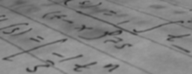
%> input picture citra_test_images/5. Kasus 4/image_04.png, 192 x 74 px, shrunk from 448 x 172 before the run
$ octave image_04.m   (GNU Octave 9; MATLAB toolbox functions it lacks are replaced by stand-ins)
%> lines starting %> are read from the running program, lines starting %| are printed output that depends on the picture; in (x1, y1, x2, y2) boxes, pixels count from 0 and x2, y2 are one past the last pixel; in counts of white or black regions, pixels touching at a corner belong together; the program's own positions count from 1
### src/manual_histogram.m
function [h, p] = manual_histogram(Image)
    % Fungsi menghitung histogram citra berukuran M x N dengan 256 derajat keabuan.
    % Input:
    %   Image : Matriks citra 2D M x N (uint8 atau double)
    % Output:
    %   h : Frekuensi piksel (0..255)
    %   p : Probabilitas atau Normalisasi (float 0.0..1.0)

    % Ambil ukuran citra (M = jumlah baris, N = jumlah kolom)
    [M, N] = size(Image);

    % Inisialisasi h[0..255] dengan 0
    h = zeros(1, 256);

    % Hitung frekuensi piksel
    for i = 1:M
        for j = 1:N
            val = double(Image(i, j));
            h(val + 1) = h(val + 1) + 1;
        end
    end

    % Normalisasi p[i] dengan jumlah seluruh pixel
    n = M * N;
    p = zeros(1, 256);
    for i = 1:256
        p(i) = h(i) / n;
    end
end

### src/manual_linear_filter.m
function ImageOut = manual_linear_filter(Image, Mask, padding_type)
    % Melakukan filtering linear (konvolusi spasial) 2D pada citra grayscale.
    % Input:
    %   Image        : Matriks citra 2D M x N (uint8 atau double)
    %   Mask         : Matriks kernel 2D ukuran ganjil (K x K)
    %   padding_type : Metode padding tepi: 'replicate' (default) atau 'zero' (opsional)
    % Output:
    %   ImageOut     : Matriks citra 2D hasil filtering (uint8)

    if nargin < 3
        padding_type = 'replicate';
    end

    % Konversi citra input ke double untuk perhitungan konvolusi
    ImageDouble = double(Image);
    [M, N] = size(ImageDouble);
    [m_rows, m_cols] = size(Mask);

    % Hitung offset padding dari pusat mask
    pad_r = floor(m_rows / 2);
    pad_c = floor(m_cols / 2);

    % Rotasi mask 180 derajat untuk konvolusi spasial
    MaskRotated = zeros(m_rows, m_cols);
    for r = 1:m_rows
        for c = 1:m_cols
            MaskRotated(r, c) = Mask(m_rows - r + 1, m_cols - c + 1);
        end
    end

    % Membuat matriks padding
    PaddedImage = zeros(M + 2*pad_r, N + 2*pad_c);
    PaddedImage(pad_r + 1 : pad_r + M, pad_c + 1 : pad_c + N) = ImageDouble;

    % Menangani batas tepi
    if strcmpi(padding_type, 'replicate')
        for r = 1:pad_r
            PaddedImage(r, pad_c + 1 : pad_c + N) = ImageDouble(1, :);
            PaddedImage(M + pad_r + r, pad_c + 1 : pad_c + N) = ImageDouble(M, :);
        end
        for c = 1:pad_c
            PaddedImage(:, c) = PaddedImage(:, pad_c + 1);
            PaddedImage(:, N + pad_c + c) = PaddedImage(:, N + pad_c);
        end
    end

    % Proses konvolusi spasial
    ResultDouble = zeros(M, N);
    for i = 1:M
        for j = 1:N
            sub_region = PaddedImage(i : i + m_rows - 1, j : j + m_cols - 1);
            pixel_sum = 0.0;
            for kr = 1:m_rows
                for kc = 1:m_cols
                    pixel_sum = pixel_sum + (sub_region(kr, kc) * MaskRotated(kr, kc));
                end
            end
            ResultDouble(i, j) = pixel_sum;
        end
    end

    % Clipping agar nilai piksel berada di rentang [0, 255]
    for i = 1:M
        for j = 1:N
            val = ResultDouble(i, j);
            if val < 0
                val = 0;
            elseif val > 255
                val = 255;
            end
            ResultDouble(i, j) = val;
        end
    end

    % Casting output ke uint8
    ImageOut = uint8(ResultDouble);
end

### cases/5. Kasus 4/image_04.m
% =========================================================================
% IMAGE ENHANCEMENT (KASUS 4, IMAGE 04)
% =========================================================================
% Note: Sesuaikan input atau metode pada bagian #2 dan #5,
% Bagian lain relatif konstan kecuali jika diperlukan perubahan
clear; clc; close all;

% #1 PENGATURAN PATH
addpath(genpath('../../src'));
addpath(genpath('../../citra_test_images'));

% #2 INPUT DAN METADATA
img_path      = '5. Kasus 4/image_04.png'; % Ubah sesuai kasus dan citra uji yang digunakan
method_name   = 'Unprocessed';             % Ubah sesuai metode yang digunakan
method_params = 'None';                    % Ubah sesuai parameter yang digunakan

img_in = imread(img_path);
%> img_in is the input picture: size 74x192 uint8; min 46, max 161, mean 129.3

% #3 HANDLING TIPE CITRA (GRAYSCALE DAN RGB)
is_3ch = (size(img_in, 3) == 3);
%> is_3ch = false
is_grayscale = false;
if is_3ch
    diff_rg = max(abs(double(img_in(:,:,1)) - double(img_in(:,:,2))), [], 'all');
    diff_rb = max(abs(double(img_in(:,:,1)) - double(img_in(:,:,3))), [], 'all');
    if diff_rg == 0 && diff_rb == 0
        is_grayscale = true;
    end
else
    is_grayscale = true;
end

% #4 ANALISIS STATISTIK DAN HISTOGRAM AWAL
if is_grayscale
    img_in_proc = img_in(:,:,1);
    [~, hist_in] = manual_histogram(img_in_proc);
%> after the loop in manual_histogram, `for i = 1:M`: h = 256 values, max 466 at index 146, min 0 at index 1, mean 55.5
%> after the loop in manual_histogram, `for i = 1:256`: p = 256 values, max 0.0328 at index 146, min 0 at index 1, mean 0.00391
%> hist_in has the same summary as p in manual_histogram
    stats_in = struct('min', min(img_in_proc,[],'all'), ...
                      'max', max(img_in_proc,[],'all'), ...
                      'mean', mean(double(img_in_proc),'all'), ...
                      'std', std(double(img_in_proc),0,'all'));
%> stats_in = {min 46, max 161, mean 129.3, std 16.94}
else
    [~, hist_in_R] = manual_histogram(img_in(:,:,1));
    [~, hist_in_G] = manual_histogram(img_in(:,:,2));
    [~, hist_in_B] = manual_histogram(img_in(:,:,3));
    stats_in = struct('min',  [min(img_in(:,:,1),[],'all'), min(img_in(:,:,2),[],'all'), min(img_in(:,:,3),[],'all')], ...
                      'max',  [max(img_in(:,:,1),[],'all'), max(img_in(:,:,2),[],'all'), max(img_in(:,:,3),[],'all')], ...
                      'mean', [mean(double(img_in(:,:,1)),'all'), mean(double(img_in(:,:,2)),'all'), mean(double(img_in(:,:,3)),'all')], ...
                      'std',  [std(double(img_in(:,:,1)),0,'all'), std(double(img_in(:,:,2)),0,'all'), std(double(img_in(:,:,3)),0,'all')]);
end

% #5 PROSES ENHANCEMENT
method_name   = 'Image Filtering (Strong High-Pass Filter)';
method_params = '3x3 Mask [-1 -1 -1; -1 9 -1; -1 -1 -1], Replicate Padding';

sharpen_8n = [-1 -1 -1;
              -1  9 -1;
              -1 -1 -1];

img_out = manual_linear_filter(img_in, sharpen_8n, 'replicate');
%> after the loop in manual_linear_filter, `for r = 1:pad_r`:
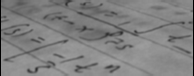
%> PaddedImage: size 76x194 double; min 0, max 161, mean 128
%> after the loop in manual_linear_filter, `for c = 1:pad_c`:
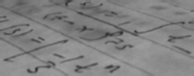
%> PaddedImage: size 76x194 double; 1.03% of pixels changed, all inside (x1, y1, x2, y2) = (0, 0, 194, 76)
%> after the loop in manual_linear_filter, `for i = 1:M`:
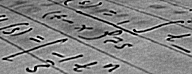
%> ResultDouble: size 74x192 double; min 0, max 255, mean 130.5

% #6 ANALISIS STATISTIK DAN HISTOGRAM AKHIR
if is_grayscale
    if is_3ch && size(img_out, 3) == 3
        img_out_proc = img_out(:,:,1);
    else
        img_out_proc = img_out;
    end
    [~, hist_out] = manual_histogram(img_out_proc);
%> hist_out = 256 values, max 0.0325 at index 1, min 0 at index 242, mean 0.00391
    stats_out = struct('min', min(img_out_proc,[],'all'), ...
                       'max', max(img_out_proc,[],'all'), ...
                       'mean', mean(double(img_out_proc),'all'), ...
                       'std', std(double(img_out_proc),0,'all'));
%> stats_out = {min 0, max 255, mean 130.5, std 42.92}
else
    [~, hist_out_R] = manual_histogram(img_out(:,:,1));
    [~, hist_out_G] = manual_histogram(img_out(:,:,2));
    [~, hist_out_B] = manual_histogram(img_out(:,:,3));
    stats_out = struct('min',  [min(img_out(:,:,1),[],'all'), min(img_out(:,:,2),[],'all'), min(img_out(:,:,3),[],'all')], ...
                      'max',  [max(img_out(:,:,1),[],'all'), max(img_out(:,:,2),[],'all'), max(img_out(:,:,3),[],'all')], ...
                      'mean', [mean(double(img_out(:,:,1)),'all'), mean(double(img_out(:,:,2)),'all'), mean(double(img_out(:,:,3)),'all')], ...
                      'std',  [std(double(img_out(:,:,1)),0,'all'), std(double(img_out(:,:,2)),0,'all'), std(double(img_out(:,:,3)),0,'all')]);
end

% #7 RINGKASAN OUTPUT
if is_grayscale
    if is_3ch
        type_str = 'Grayscale (Pseudo-RGB 3 Channel)';
    else
        type_str = 'Grayscale (1 Channel)';
    end
else
    type_str = 'RGB (True Color 3 Channel)';
end

fprintf('\n--- INFORMASI CITRA DAN METODE ENHANCEMENT ---\n');
fprintf('File Citra : %s\n', img_path);
fprintf('Tipe Citra : %s\n', type_str);
fprintf('Metode     : %s\n', method_name);
fprintf('Parameter  : %s\n', method_params);

if is_grayscale
    fprintf('\n--- STATISTIK CITRA MASUKAN ---\n');
    fprintf('Min    : %3d\n', stats_in.min);
%| Min    :  46
    fprintf('Max    : %3d\n', stats_in.max);
%| Max    : 161
    fprintf('Mean   : %6.2f\n', stats_in.mean);
%| Mean   : 129.26
    fprintf('StdDev : %6.2f\n', stats_in.std);
%| StdDev :  16.94

    fprintf('\n--- STATISTIK CITRA HASIL ENHANCEMENT ---\n');
    fprintf('Min    : %3d\n', stats_out.min);
%| Min    :   0
    fprintf('Max    : %3d\n', stats_out.max);
%| Max    : 255
    fprintf('Mean   : %6.2f\n', stats_out.mean);
%| Mean   : 130.45
    fprintf('StdDev : %6.2f\n', stats_out.std);
%| StdDev :  42.92
else
    fprintf('\n--- STATISTIK CITRA MASUKAN ---\n');
    fprintf('Channel | Min | Max |   Mean   |  StdDev\n');
    fprintf('  R     | %3d | %3d | %8.2f | %8.2f\n', stats_in.min(1), stats_in.max(1), stats_in.mean(1), stats_in.std(1));
    fprintf('  G     | %3d | %3d | %8.2f | %8.2f\n', stats_in.min(2), stats_in.max(2), stats_in.mean(2), stats_in.std(2));
    fprintf('  B     | %3d | %3d | %8.2f | %8.2f\n', stats_in.min(3), stats_in.max(3), stats_in.mean(3), stats_in.std(3));

    fprintf('\n--- STATISTIK CITRA HASIL ENHANCEMENT ---\n');
    fprintf('Channel | Min | Max |   Mean   |  StdDev\n');
    fprintf('  R     | %3d | %3d | %8.2f | %8.2f\n', stats_out.min(1), stats_out.max(1), stats_out.mean(1), stats_out.std(1));
    fprintf('  G     | %3d | %3d | %8.2f | %8.2f\n', stats_out.min(2), stats_out.max(2), stats_out.mean(2), stats_out.std(2));
    fprintf('  B     | %3d | %3d | %8.2f | %8.2f\n', stats_out.min(3), stats_out.max(3), stats_out.mean(3), stats_out.std(3));
end

% #8 VISUALISASI PERBANDINGAN
figure('Name', ['Pengujian: ' img_path], 'NumberTitle', 'off');

% Citra Masukan vs Citra Hasil
subplot(2, 2, 1); imshow(img_in);  title('Citra Masukan');
subplot(2, 2, 2); imshow(img_out); title(['Hasil Enhancement: ' method_name]);

% Histogram Awal vs Histogram Hasil
subplot(2, 2, 3);
if is_grayscale
    bar(0:255, hist_in, 'BarWidth', 1, 'FaceColor', [0.2 0.2 0.2]);
    title('Histogram Awal');
else
    plot(0:255, hist_in_R, 'r', 0:255, hist_in_G, 'g', 0:255, hist_in_B, 'b', 'LineWidth', 1.2);
    title('Histogram Awal (RGB)'); legend('R', 'G', 'B');
end
xlabel('Intensitas'); ylabel('Probabilitas'); grid on;

subplot(2, 2, 4);
if is_grayscale
    bar(0:255, hist_out, 'BarWidth', 1, 'FaceColor', [0.2 0.2 0.2]);
    title('Histogram Hasil');
else
    plot(0:255, hist_out_R, 'r', 0:255, hist_out_G, 'g', 0:255, hist_out_B, 'b', 'LineWidth', 1.2);
    title('Histogram Hasil (RGB)'); legend('R', 'G', 'B');
end
xlabel('Intensitas'); ylabel('Probabilitas'); grid on;
%> after `grid on`:
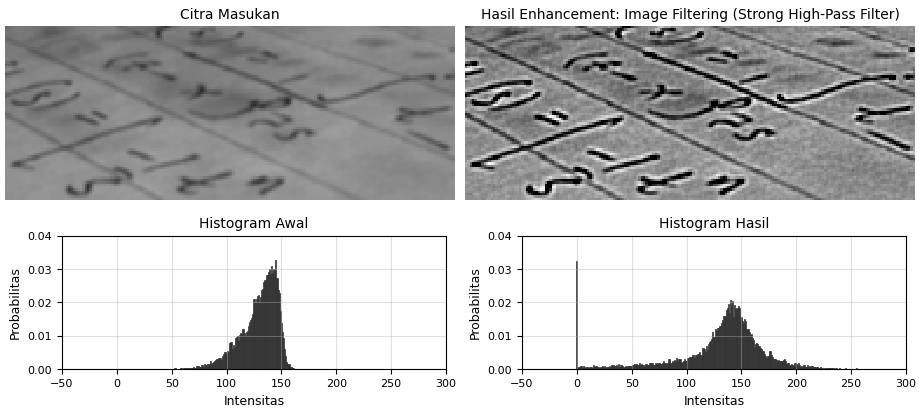
%> figure redrawn from the program's plot data, 4 panels

% #9 EKSPLORASI TAMBAHAN
% 1. Strong High-Pass Filter (8-neighbor)
img_s1 = img_out;

% 2. Basic High-Pass Filter (4-neighbor)
sharpen_4n = [ 0 -1  0;
              -1  5 -1;
               0 -1  0];
img_s2 = manual_linear_filter(img_in, sharpen_4n, 'replicate');
%> call 2 of manual_linear_filter, with Mask = [0 -1 0; -1 5 -1; 0 -1 0], padding_type = 'replicate'
%> after the loop in manual_linear_filter (call 2), `for i = 1:M`:
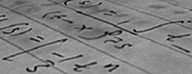
%> ResultDouble: size 74x192 double; min 0, max 192, mean 129.3

% 3. Pure Edge Detection
edge_det = [ -1 -1  -1;
            -1  8 -1;
             -1 -1  -1];
img_s3 = manual_linear_filter(img_in, edge_det, 'replicate');
%> call 3 of manual_linear_filter, with Mask = [-1 -1 -1; -1 8 -1; -1 -1 -1], padding_type = 'replicate'
%> after the loop in manual_linear_filter (call 3), `for i = 1:M`:
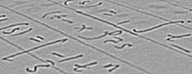
%> ResultDouble: size 74x192 double; min -255, max 150, mean 0; drawn with min black and max white
%> after the loop in manual_linear_filter (call 3), `for i = 1:M`:
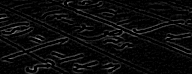
%> ResultDouble: size 74x192 double; min 0, max 150, mean 11.3

figure('Name', ['Analisis Eksplorasi High-Pass Filter: ' img_path], 'NumberTitle', 'off');

subplot(2, 2, 1); imshow(img_in);
title('Citra Masukan');

subplot(2, 2, 2); imshow(img_s1);
title('Strong High-Pass Filter (8-neighbor)');

subplot(2, 2, 3); imshow(img_s2);
title('Basic High-Pass Filter (4-neighbor)');

subplot(2, 2, 4); imshow(img_s3);
title('Pure Edge Detection');

$ run again, with citra_test_images/5. Kasus 4/image_03.png copied over citra_test_images/5. Kasus 4/image_04.png
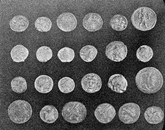
%> input picture citra_test_images/5. Kasus 4/image_03.png, 165 x 130 px, shrunk from 384 x 303 before the run
%> img_in is the input picture: size 130x165 uint8; min 0, max 251, mean 96.6
%> after the loop in manual_histogram, `for i = 1:M`: h = 256 values, max 226 at index 41, min 0 at index 4, mean 83.79
%> after the loop in manual_histogram, `for i = 1:256`: p = 256 values, max 0.0105 at index 41, min 0 at index 4, mean 0.00391
%> hist_in has the same summary as p in manual_histogram
%> stats_in = {min 0, max 251, mean 96.56, std 52.02}
%> hist_out = 256 values, max 0.225 at index 1, min 0.000559 at index 248, mean 0.00391
%> stats_out = {min 0, max 255, mean 100.1, std 89.46}
%| Min    :   0
%| Max    : 251
%| Mean   :  96.56
%| StdDev :  52.02
%| Min    :   0
%| Max    : 255
%| Mean   : 100.10
%| StdDev :  89.46
%> after the loop in manual_linear_filter (call 2), `for i = 1:M`:
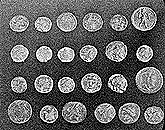
%> ResultDouble: size 130x165 double; min 0, max 255, mean 97.7
%> after the loop in manual_linear_filter (call 3), `for i = 1:M`:
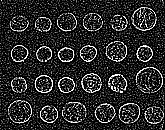
%> ResultDouble: size 130x165 double; min 0, max 255, mean 42
